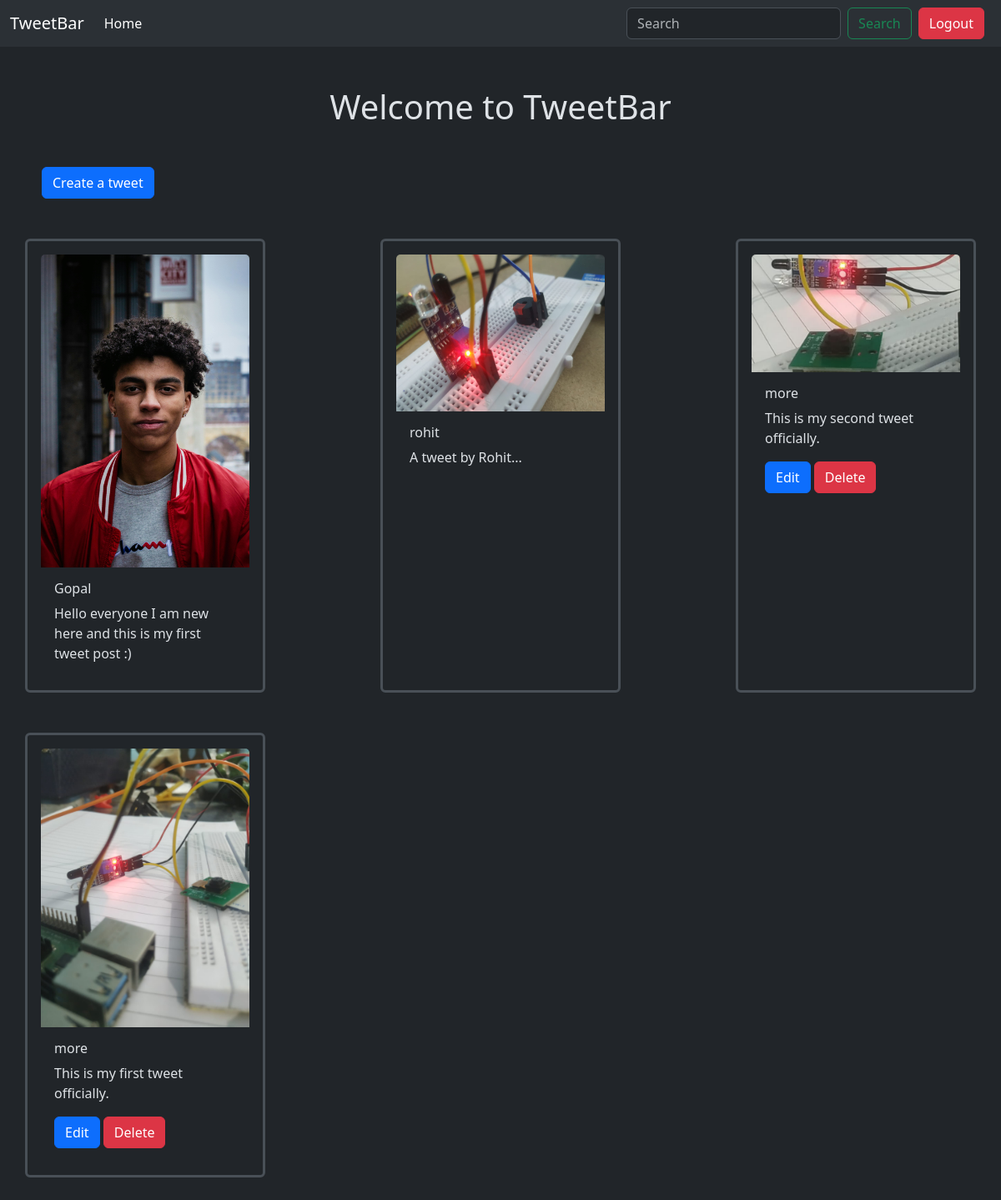
The page /tweet/ (signed in) on the database its author committed.
### tweet/models.py (models this page shows, shortened)
class Tweet(models.Model):
    user = models.ForeignKey(User, on_delete=models.CASCADE)
    text = models.TextField(max_length=250)
    photo = models.ImageField(upload_to='photos/', blank=True, null = True )
    created_at = models.DateTimeField(auto_now_add=True)
    updated_at = models.DateTimeField(auto_now=True)

### tweet/views.py (the view)
# urls.py: path('', views.tweet_list, name='tweet_list'),
def tweet_list(request):
    tweets = Tweet.objects.all().order_by('-created_at')
    return render(request, 'tweet_list.html', {'tweets': tweets})

### tweet/templates/tweet_list.html (shortened to what this page needs)
{% extends "layout.html" %}
{% block content %}
<h1 class = ' text-center my-5'> Welcome to TweetBar</h1>
<a class="btn btn-primary mb-5 mx-2" href="{% url 'tweet_create'%}">Create a tweet</a>
<div class= "flex-container row gap-5 mb-5 justify-content-between ">
{% for tweet in tweets %}
<div class="card p-3 border border-3 " style="width: 18rem;">
    {% if tweet.photo %}
    <img src="{{ tweet.photo.url }}" class="card-img-top" alt="tweet_img">
    {% endif %}
<div class="card-body">
<h6 class = "card-title">{{tweet.user.username}}</h6>
<p class= "card-text">{{tweet.text}}</p>
{%if tweet.user == user%}
<a href="{% url 'tweet_edit' tweet.id %}" class= "btn btn-primary">Edit</a>
<a href="{% url 'tweet_delete' tweet.id%}" class= "btn btn-danger">Delete</a>
{%endif%}
</div>
</div>
{% endfor %}
</div>
{% endblock %}

### rows shown on the page
Tweet: photo (picture), user.username "Gopal", text "Hello everyone I am new here and this is my first tweet post :)"
Tweet: photo (picture), user.username "rohit", text "A tweet by Rohit..."
Tweet: photo (picture), user.username "more", text "This is my second tweet officially.", shows "Edit"
Tweet: photo (picture), user.username "more", text "This is my first tweet officially.", shows "Edit"
